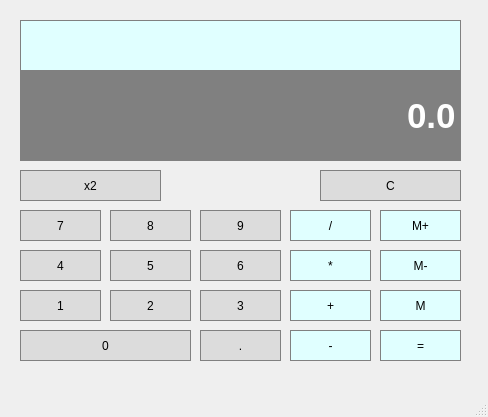
<?xml version="1.0" encoding="UTF-8"?>
<ui version="4.0">
 <class>Calculator</class>
 <widget class="QMainWindow" name="Calculator">
  <property name="geometry">
   <rect>
    <x>0</x>
    <y>0</y>
    <width>488</width>
    <height>417</height>
   </rect>
  </property>
  <property name="windowTitle">
   <string>Calculator</string>
  </property>
  <property name="locale">
   <locale language="English" country="Canada"/>
  </property>
  <widget class="QWidget" name="centralwidget">
   <property name="font">
    <font/>
   </property>
   <widget class="QLineEdit" name="Display">
    <property name="geometry">
     <rect>
      <x>20</x>
      <y>70</y>
      <width>441</width>
      <height>91</height>
     </rect>
    </property>
    <property name="font">
     <font>
      <pointsize>26</pointsize>
      <italic>false</italic>
      <bold>true</bold>
     </font>
    </property>
    <property name="layoutDirection">
     <enum>Qt::LeftToRight</enum>
    </property>
    <property name="styleSheet">
     <string notr="true">QLineEdit {
     background-color: gray; border: 1px solid gray;
	color: #ffffff;}</string>
    </property>
    <property name="text">
     <string>0.0</string>
    </property>
    <property name="alignment">
     <set>Qt::AlignRight|Qt::AlignTrailing|Qt::AlignVCenter</set>
    </property>
   </widget>
   <widget class="QPushButton" name="Button_7">
    <property name="geometry">
     <rect>
      <x>20</x>
      <y>210</y>
      <width>81</width>
      <height>31</height>
     </rect>
    </property>
    <property name="font">
     <font/>
    </property>
    <property name="styleSheet">
     <string notr="true">QPushButton {
     background-color: #DCDCDC; border: 1px solid gray;
	border-radius: 0px;
	padding: 5px;
}

QPushButton:pressed {
    background-color: #A9A9A9; border: 1px solid gray;
	border-radius: 0px;
	padding: 5px;
}</string>
    </property>
    <property name="text">
     <string>7</string>
    </property>
   </widget>
   <widget class="QPushButton" name="Button_8">
    <property name="geometry">
     <rect>
      <x>110</x>
      <y>210</y>
      <width>81</width>
      <height>31</height>
     </rect>
    </property>
    <property name="font">
     <font/>
    </property>
    <property name="styleSheet">
     <string notr="true">QPushButton {
     background-color: #DCDCDC; border: 1px solid gray;
	border-radius: 0px;
	padding: 5px;
}

QPushButton:pressed {
    background-color: #A9A9A9; border: 1px solid gray;
	border-radius: 0px;
	padding: 5px;
}</string>
    </property>
    <property name="text">
     <string>8</string>
    </property>
   </widget>
   <widget class="QPushButton" name="Button_9">
    <property name="geometry">
     <rect>
      <x>200</x>
      <y>210</y>
      <width>81</width>
      <height>31</height>
     </rect>
    </property>
    <property name="font">
     <font/>
    </property>
    <property name="styleSheet">
     <string notr="true">QPushButton {
     background-color: #DCDCDC; border: 1px solid gray;
	border-radius: 0px;
	padding: 5px;
}

QPushButton:pressed {
    background-color: #A9A9A9; border: 1px solid gray;
	border-radius: 0px;
	padding: 5px;
}</string>
    </property>
    <property name="text">
     <string>9</string>
    </property>
   </widget>
   <widget class="QPushButton" name="Button_Divide">
    <property name="geometry">
     <rect>
      <x>290</x>
      <y>210</y>
      <width>81</width>
      <height>31</height>
     </rect>
    </property>
    <property name="font">
     <font/>
    </property>
    <property name="styleSheet">
     <string notr="true">QPushButton {
     background-color: #E0FFFF; border: 1px solid gray;
	border-radius: 0px;
	padding: 5px;
}

QPushButton:pressed {
    background-color: #AFEEEE; border: 1px solid gray;
	border-radius: 0px;
	padding: 5px;
}</string>
    </property>
    <property name="text">
     <string>/</string>
    </property>
   </widget>
   <widget class="QPushButton" name="Button_MemAdd">
    <property name="geometry">
     <rect>
      <x>380</x>
      <y>210</y>
      <width>81</width>
      <height>31</height>
     </rect>
    </property>
    <property name="font">
     <font/>
    </property>
    <property name="styleSheet">
     <string notr="true">QPushButton {
     background-color: #E0FFFF; border: 1px solid gray;
	border-radius: 0px;
	padding: 5px;
}

QPushButton:pressed {
    background-color: #AFEEEE; border: 1px solid gray;
	border-radius: 0px;
	padding: 5px;
}</string>
    </property>
    <property name="text">
     <string>M+</string>
    </property>
   </widget>
   <widget class="QPushButton" name="Button_4">
    <property name="geometry">
     <rect>
      <x>20</x>
      <y>250</y>
      <width>81</width>
      <height>31</height>
     </rect>
    </property>
    <property name="font">
     <font/>
    </property>
    <property name="styleSheet">
     <string notr="true">QPushButton {
     background-color: #DCDCDC; border: 1px solid gray;
	border-radius: 0px;
	padding: 5px;
}

QPushButton:pressed {
    background-color: #A9A9A9; border: 1px solid gray;
	border-radius: 0px;
	padding: 5px;
}</string>
    </property>
    <property name="text">
     <string>4</string>
    </property>
   </widget>
   <widget class="QPushButton" name="Button_5">
    <property name="geometry">
     <rect>
      <x>110</x>
      <y>250</y>
      <width>81</width>
      <height>31</height>
     </rect>
    </property>
    <property name="font">
     <font/>
    </property>
    <property name="styleSheet">
     <string notr="true">QPushButton {
     background-color: #DCDCDC; border: 1px solid gray;
	border-radius: 0px;
	padding: 5px;
}

QPushButton:pressed {
    background-color: #A9A9A9; border: 1px solid gray;
	border-radius: 0px;
	padding: 5px;
}</string>
    </property>
    <property name="text">
     <string>5</string>
    </property>
   </widget>
   <widget class="QPushButton" name="Button_6">
    <property name="geometry">
     <rect>
      <x>200</x>
      <y>250</y>
      <width>81</width>
      <height>31</height>
     </rect>
    </property>
    <property name="font">
     <font/>
    </property>
    <property name="styleSheet">
     <string notr="true">QPushButton {
     background-color: #DCDCDC; border: 1px solid gray;
	border-radius: 0px;
	padding: 5px;
}

QPushButton:pressed {
    background-color: #A9A9A9; border: 1px solid gray;
	border-radius: 0px;
	padding: 5px;
}</string>
    </property>
    <property name="text">
     <string>6</string>
    </property>
   </widget>
   <widget class="QPushButton" name="Button_Multiply">
    <property name="geometry">
     <rect>
      <x>290</x>
      <y>250</y>
      <width>81</width>
      <height>31</height>
     </rect>
    </property>
    <property name="font">
     <font/>
    </property>
    <property name="styleSheet">
     <string notr="true">QPushButton {
     background-color: #E0FFFF; border: 1px solid gray;
	border-radius: 0px;
	padding: 5px;
}

QPushButton:pressed {
    background-color: #AFEEEE; border: 1px solid gray;
	border-radius: 0px;
	padding: 5px;
}</string>
    </property>
    <property name="text">
     <string>*</string>
    </property>
   </widget>
   <widget class="QPushButton" name="Button_MemClear">
    <property name="geometry">
     <rect>
      <x>380</x>
      <y>250</y>
      <width>81</width>
      <height>31</height>
     </rect>
    </property>
    <property name="font">
     <font/>
    </property>
    <property name="styleSheet">
     <string notr="true">QPushButton {
     background-color: #E0FFFF; border: 1px solid gray;
	border-radius: 0px;
	padding: 5px;
}

QPushButton:pressed {
    background-color: #AFEEEE; border: 1px solid gray;
	border-radius: 0px;
	padding: 5px;
}</string>
    </property>
    <property name="text">
     <string>M-</string>
    </property>
   </widget>
   <widget class="QPushButton" name="Button_1">
    <property name="geometry">
     <rect>
      <x>20</x>
      <y>290</y>
      <width>81</width>
      <height>31</height>
     </rect>
    </property>
    <property name="font">
     <font/>
    </property>
    <property name="styleSheet">
     <string notr="true">QPushButton {
     background-color: #DCDCDC; border: 1px solid gray;
	border-radius: 0px;
	padding: 5px;
}

QPushButton:pressed {
    background-color: #A9A9A9; border: 1px solid gray;
	border-radius: 0px;
	padding: 5px;
}</string>
    </property>
    <property name="text">
     <string>1</string>
    </property>
   </widget>
   <widget class="QPushButton" name="Button_Clear">
    <property name="geometry">
     <rect>
      <x>320</x>
      <y>170</y>
      <width>141</width>
      <height>31</height>
     </rect>
    </property>
    <property name="font">
     <font/>
    </property>
    <property name="styleSheet">
     <string notr="true">QPushButton {
     background-color: #DCDCDC; border: 1px solid gray;
	border-radius: 0px;
	padding: 5px;
}

QPushButton:pressed {
    background-color: #A9A9A9; border: 1px solid gray;
	border-radius: 0px;
	padding: 5px;
}</string>
    </property>
    <property name="text">
     <string>C</string>
    </property>
   </widget>
   <widget class="QPushButton" name="Button_2">
    <property name="geometry">
     <rect>
      <x>110</x>
      <y>290</y>
      <width>81</width>
      <height>31</height>
     </rect>
    </property>
    <property name="font">
     <font/>
    </property>
    <property name="styleSheet">
     <string notr="true">QPushButton {
     background-color: #DCDCDC; border: 1px solid gray;
	border-radius: 0px;
	padding: 5px;
}

QPushButton:pressed {
    background-color: #A9A9A9; border: 1px solid gray;
	border-radius: 0px;
	padding: 5px;
}</string>
    </property>
    <property name="text">
     <string>2</string>
    </property>
   </widget>
   <widget class="QPushButton" name="Button_0">
    <property name="geometry">
     <rect>
      <x>20</x>
      <y>330</y>
      <width>171</width>
      <height>31</height>
     </rect>
    </property>
    <property name="font">
     <font/>
    </property>
    <property name="styleSheet">
     <string notr="true">QPushButton {
     background-color: #DCDCDC; border: 1px solid gray;
	border-radius: 0px;
	padding: 5px;
}

QPushButton:pressed {
    background-color: #A9A9A9; border: 1px solid gray;
	border-radius: 0px;
	padding: 5px;
}</string>
    </property>
    <property name="text">
     <string>0</string>
    </property>
   </widget>
   <widget class="QPushButton" name="Button_3">
    <property name="geometry">
     <rect>
      <x>200</x>
      <y>290</y>
      <width>81</width>
      <height>31</height>
     </rect>
    </property>
    <property name="font">
     <font/>
    </property>
    <property name="styleSheet">
     <string notr="true">QPushButton {
     background-color: #DCDCDC; border: 1px solid gray;
	border-radius: 0px;
	padding: 5px;
}

QPushButton:pressed {
    background-color: #A9A9A9; border: 1px solid gray;
	border-radius: 0px;
	padding: 5px;
}</string>
    </property>
    <property name="text">
     <string>3</string>
    </property>
   </widget>
   <widget class="QPushButton" name="Button_Add">
    <property name="geometry">
     <rect>
      <x>290</x>
      <y>290</y>
      <width>81</width>
      <height>31</height>
     </rect>
    </property>
    <property name="font">
     <font/>
    </property>
    <property name="styleSheet">
     <string notr="true">QPushButton {
     background-color: #E0FFFF; border: 1px solid gray;
	border-radius: 0px;
	padding: 5px;
}

QPushButton:pressed {
    background-color: #AFEEEE; border: 1px solid gray;
	border-radius: 0px;
	padding: 5px;
}</string>
    </property>
    <property name="text">
     <string>+</string>
    </property>
   </widget>
   <widget class="QPushButton" name="Button_Subtract">
    <property name="geometry">
     <rect>
      <x>290</x>
      <y>330</y>
      <width>81</width>
      <height>31</height>
     </rect>
    </property>
    <property name="font">
     <font/>
    </property>
    <property name="styleSheet">
     <string notr="true">QPushButton {
     background-color: #E0FFFF; border: 1px solid gray;
	border-radius: 0px;
	padding: 5px;
}

QPushButton:pressed {
    background-color: #AFEEEE; border: 1px solid gray;
	border-radius: 0px;
	padding: 5px;
}</string>
    </property>
    <property name="text">
     <string>-</string>
    </property>
   </widget>
   <widget class="QPushButton" name="Button_MemGet">
    <property name="geometry">
     <rect>
      <x>380</x>
      <y>290</y>
      <width>81</width>
      <height>31</height>
     </rect>
    </property>
    <property name="font">
     <font/>
    </property>
    <property name="styleSheet">
     <string notr="true">QPushButton {
     background-color: #E0FFFF; border: 1px solid gray;
	border-radius: 0px;
	padding: 5px;
}

QPushButton:pressed {
    background-color: #AFEEEE; border: 1px solid gray;
	border-radius: 0px;
	padding: 5px;
}</string>
    </property>
    <property name="text">
     <string>M</string>
    </property>
   </widget>
   <widget class="QPushButton" name="Button_Equals">
    <property name="geometry">
     <rect>
      <x>380</x>
      <y>330</y>
      <width>81</width>
      <height>31</height>
     </rect>
    </property>
    <property name="font">
     <font/>
    </property>
    <property name="styleSheet">
     <string notr="true">QPushButton {
     background-color: #E0FFFF; border: 1px solid gray;
	border-radius: 0px;
	padding: 5px;
}

QPushButton:pressed {
    background-color: #AFEEEE; border: 1px solid gray;
	border-radius: 0px;
	padding: 5px;
}</string>
    </property>
    <property name="locale">
     <locale language="English" country="Canada"/>
    </property>
    <property name="text">
     <string>=</string>
    </property>
   </widget>
   <widget class="QPushButton" name="Button_Pow">
    <property name="geometry">
     <rect>
      <x>20</x>
      <y>170</y>
      <width>141</width>
      <height>31</height>
     </rect>
    </property>
    <property name="font">
     <font/>
    </property>
    <property name="styleSheet">
     <string notr="true">QPushButton {
     background-color: #DCDCDC; border: 1px solid gray;
	border-radius: 0px;
	padding: 5px;
}

QPushButton:pressed {
    background-color: #A9A9A9; border: 1px solid gray;
	border-radius: 0px;
	padding: 5px;
}</string>
    </property>
    <property name="text">
     <string>x2</string>
    </property>
   </widget>
   <widget class="QPushButton" name="Button_DecimalPoint">
    <property name="geometry">
     <rect>
      <x>200</x>
      <y>330</y>
      <width>81</width>
      <height>31</height>
     </rect>
    </property>
    <property name="font">
     <font/>
    </property>
    <property name="styleSheet">
     <string notr="true">QPushButton {
     background-color: #DCDCDC; border: 1px solid gray;
	border-radius: 0px;
	padding: 5px;
}

QPushButton:pressed {
    background-color: #A9A9A9; border: 1px solid gray;
	border-radius: 0px;
	padding: 5px;
}</string>
    </property>
    <property name="text">
     <string>.</string>
    </property>
   </widget>
   <widget class="QLineEdit" name="History">
    <property name="geometry">
     <rect>
      <x>20</x>
      <y>20</y>
      <width>441</width>
      <height>51</height>
     </rect>
    </property>
    <property name="font">
     <font>
      <pointsize>26</pointsize>
      <italic>false</italic>
      <bold>true</bold>
     </font>
    </property>
    <property name="layoutDirection">
     <enum>Qt::LeftToRight</enum>
    </property>
    <property name="styleSheet">
     <string notr="true">QLineEdit {
     background-color: #E0FFFF; border: 1px solid gray;
	color: #D3D3D3;}</string>
    </property>
    <property name="text">
     <string/>
    </property>
    <property name="alignment">
     <set>Qt::AlignRight|Qt::AlignTrailing|Qt::AlignVCenter</set>
    </property>
   </widget>
  </widget>
  <widget class="QMenuBar" name="menubar">
   <property name="geometry">
    <rect>
     <x>0</x>
     <y>0</y>
     <width>488</width>
     <height>22</height>
    </rect>
   </property>
  </widget>
  <widget class="QStatusBar" name="statusbar"/>
 </widget>
 <resources/>
 <connections/>
</ui>
